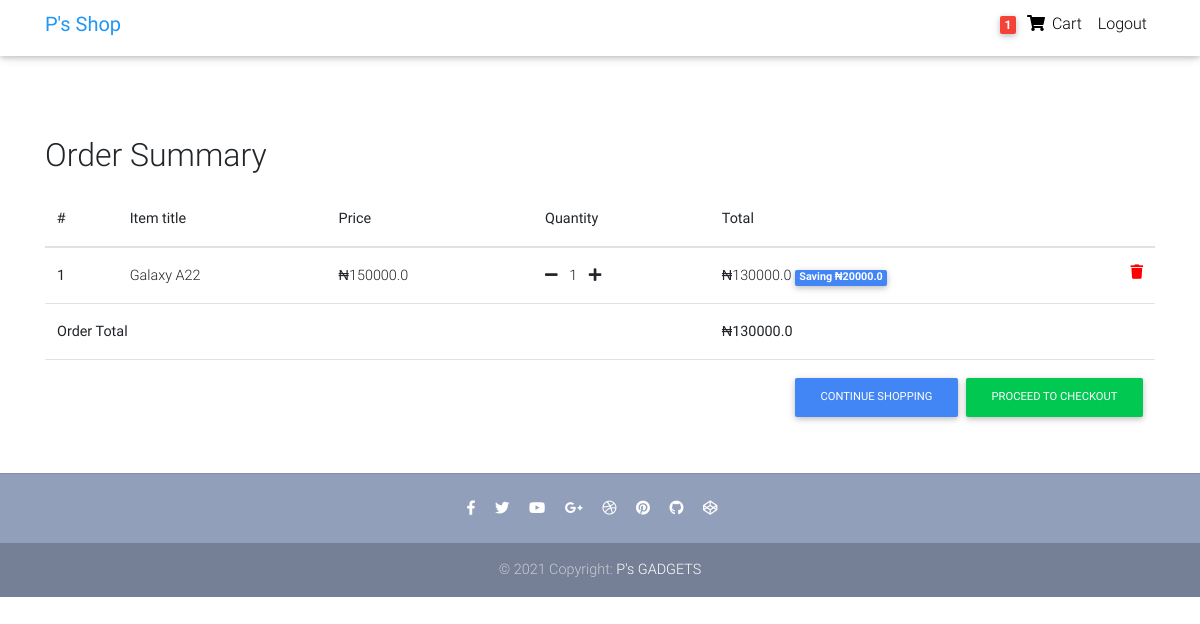
Page /order-summary/ (signed in) on the committed database.
### store/models.py (models this page shows, shortened)
class Order(models.Model):
    user = models.ForeignKey(settings.AUTH_USER_MODEL, on_delete=models.CASCADE)
    ref_code = models.CharField(max_length=20)
    items = models.ManyToManyField(OrderItem)
    strat_date = models.DateTimeField(auto_now_add=True)
    ordered_date = models.DateTimeField()
    ordered = models.BooleanField(default=False)
    billing_address = models.ForeignKey('BillingAddress', on_delete=models.SET_NULL, blank=True, null=True)
    payment = models.ForeignKey('Payment', on_delete=models.SET_NULL, blank=True, null=True)
    coupon = models.ForeignKey("Coupon", on_delete=models.SET_NULL, blank=True, null=True)
    being_delivered = models.BooleanField(default=False)
    received = models.BooleanField(default=False)
    refund_requested = models.BooleanField(default=False)
    refund_granted = models.BooleanField(default=False)
    def get_total(self):
        total = 0
        for order_item in self.items.all():
            total += order_item.get_final_price()
        if self.coupon:
            total -= self.coupon.amount
        return total

class OrderItem(models.Model):
    user = models.ForeignKey(settings.AUTH_USER_MODEL, on_delete=models.CASCADE)
    ordered = models.BooleanField(default=False)
    item = models.ForeignKey(Product, on_delete=models.CASCADE)
    quantity = models.IntegerField(default=1)
    def get_total_item_price(self):
        return self.quantity * self.item.price
    def get_total_discount_item_price(self):
        return self.quantity * self.item.discount_price
    def get_amount_saved(self):
        return self.get_total_item_price() - self.get_total_discount_item_price()
    def get_final_price(self):
        if self.item.discount_price:
            return self.get_total_discount_item_price()
        return self.get_total_item_price()

class Product(models.Model):
    title = models.CharField(max_length=100)
    brand = models.CharField(max_length=100)
    model = models.CharField(max_length=250, blank=True, null=True)
    features = models.TextField(blank=True, null=True)
    stock = models.IntegerField(default=100)
    released_on = models.CharField(max_length=100)
    dimensions = models.CharField(max_length=100)
    price = models.FloatField()
    discount_price = models.FloatField(blank=True, null=True)
    category = models.CharField(choices=CATEGORY_CHOICES, max_length=3)
    label =  models.CharField(choices=LABEL_CHOICES, max_length=1)
    slug = models.SlugField()
    description = models.TextField()
    image = models.ImageField(upload_to="product_images")

### store/views.py (the view)
# urls.py: path("order-summary/", OrderSummaryView.as_view(), name="order-summary"),
class OrderSummaryView(LoginRequiredMixin, View):
    def get(self, *args, **kwargs):
        try:
            order = Order.objects.get(user=self.request.user, ordered=False)
            context = {
                'object': order
            }
            return render(self.request, "store/order-summary.html", context)
        except ObjectDoesNotExist:
            messages.error(self.request, 'You do not have an active order')
            return redirect('/')

### store/templatetags/cart_template_tags.py (called while the page is built)
@register.filter
def cart_item_count(user):
    if user.is_authenticated:
        qs = Order.objects.filter(user=user, ordered=False)
        if qs.exists():
            return qs[0].items.count()
    return 0

### store/templates/store/order-summary.html (shortened to what this page needs)
{% load static %}
{% load cart_template_tags %}
<!DOCTYPE html>
<html lang="en">
<head>
  <link rel="stylesheet" href="https://use.fontawesome.com/releases/v5.11.2/css/all.css">
  <link href="{% static 'store/css/bootstrap.min.css' %}" rel="stylesheet">
  <link href="{% static 'store/css/mdb.min.css' %}" rel="stylesheet">
  <link href="{% static 'store/css/style.min.css' %}" rel="stylesheet">
</head>
<body>
  <nav class="navbar fixed-top navbar-expand-lg navbar-light white scrolling-navbar pt-lg-1">
    <div class="container">
      <a class="navbar-brand waves-effect" href="{% url 'home' %}" target="_self">
        <strong class="blue-text">P's Shop</strong>
      </a>
      <div class="collapse navbar-collapse" id="navbarSupportedContent">
        <ul class="navbar-nav nav-flex-icons">
          {% if request.user.is_authenticated %}
          <li class="nav-item">
            <a class="nav-link waves-effect">
              <span class="badge red z-depth-1 mr-1"> {{request.user|cart_item_count }} </span>
              <i class="fas fa-shopping-cart"></i>
              <span class="clearfix d-none d-sm-inline-block"> Cart </span>
            </a>
          </li>
          <li class="nav-item">
            <a class="nav-link waves-effect" href="{% url 'account_logout' %}">
              <span class="clearfix d-none d-sm-inline-block">Logout</span>
            </a>
          </li>
          {% endif %}
        </ul>
      </div>
    </div>
  </nav>
  <div class="mt-5 pt-3">
  </div>
  <main>
    <div class="container mt-lg-5">
        <div class="table-responsive text-nowrap">
        <h2 class="mt-4">Order Summary</h2>
        <table class="table mt-lg-3">
            <thead>
                <tr>
                    <th scope="col">#</th>
                    <th scope="col">Item title</th>
                    <th scope="col">Price</th>
                    <th scope="col">Quantity</th>
                    <th scope="col">Total</th>
                </tr>
            </thead>
            <tbody>
            {% for order_item in object.items.all %}
                <tr>
                    <th scope="row">{{ forloop.counter }}</th>
                    <td>{{ order_item.item.title }}</td>
                    <td><span>&#8358;</span>{{ order_item.item.price }}</td>
                    <td>
                        <a href="{% url 'remove-single-item-from-cart' order_item.item.slug %}"><i class="fas fa-minus mr-2"></i></a>
                        {{ order_item.quantity }}
                        <a href="{% url 'add-to-cart' order_item.item.slug %}"><i class="fas fa-plus ml-2"></i></a>
                    </td>
                    <td>
                        {% if order_item.item.discount_price %}
                        <span>&#8358;</span>{{ order_item.get_total_discount_item_price }}
                            <span class="badge badge-primary">Saving <span>&#8358;</span>{{ order_item.get_amount_saved }}</span>
                        {% else %}
                        <span>&#8358;</span>{{ order_item.get_total_item_price }}
                        {% endif %}
                        <a style="color: red;" href="{% url 'remove-from-cart' order_item.item.slug %}"><i class="fas fa-trash float-right"></i></a>
                    </td>
                </tr>
             {% endfor %}
            {% if object.get_total %}
             <tr>
                 <td colspan="4"><b>Order Total</b></td>
                <td><strong><span>&#8358;</span>{{ object.get_total}}</strong></td>
            </tr>
            <tr>
                <td colspan="5">
                    <a style="float: right;" class="btn btn-success ml-2 btn-md" href="{% url 'checkout' %}">Proceed to Checkout</a>
                    <a style="float: right;" class="btn btn-primary  btn-md" href="{% url 'home' %}">Continue Shopping</a>
                </td>
           </tr>
           {% endif %}
            </tbody>
        </table>
        </div>
    </div>
  </main>
  <footer class="page-footer text-center font-small mt-2 wow fadeIn">
    <hr class="my-4">
    <div class="pb-4">
      <a href="https://www.facebook.com/mdbootstrap" target="_blank">
        <i class="fab fa-facebook-f mr-3"></i>
      </a>
      <a href="https://twitter.com/MDBootstrap" target="_blank">
        <i class="fab fa-twitter mr-3"></i>
      </a>
      <a href="https://www.youtube.com/watch?v=7MUISDJ5ZZ4" target="_blank">
        <i class="fab fa-youtube mr-3"></i>
      </a>
      <a href="https://plus.google.com/u/0/b/107863090883699620484" target="_blank">
        <i class="fab fa-google-plus-g mr-3"></i>
      </a>
      <a href="https://dribbble.com/mdbootstrap" target="_blank">
        <i class="fab fa-dribbble mr-3"></i>
      </a>
      <a href="https://pinterest.com/mdbootstrap" target="_blank">
        <i class="fab fa-pinterest mr-3"></i>
      </a>
      <a href="https://github.com/mdbootstrap/bootstrap-material-design" target="_blank">
        <i class="fab fa-github mr-3"></i>
      </a>
      <a href="http://codepen.io/mdbootstrap/" target="_blank">
        <i class="fab fa-codepen mr-3"></i>
      </a>
    </div>
    <div class="footer-copyright py-3">
      © 2021 Copyright:
      <a href="{% url 'home' %}" target="_blank"> P's GADGETS </a>
    </div>
  </footer>
</body>
</html>

### store/templates/store/order-summary.html (style rules this page uses)
html, body, header, .carousel { height: 60vh; }

### rows in the picture
OrderItem: item "Galaxy A22", item.price "150000.0", quantity "1", get_total_discount_item_price "130000.0", get_amount_saved "20000.0"
Order: get_total "130000.0"

### other values in the picture
{{ request.user|cart_item_count }} "1"
